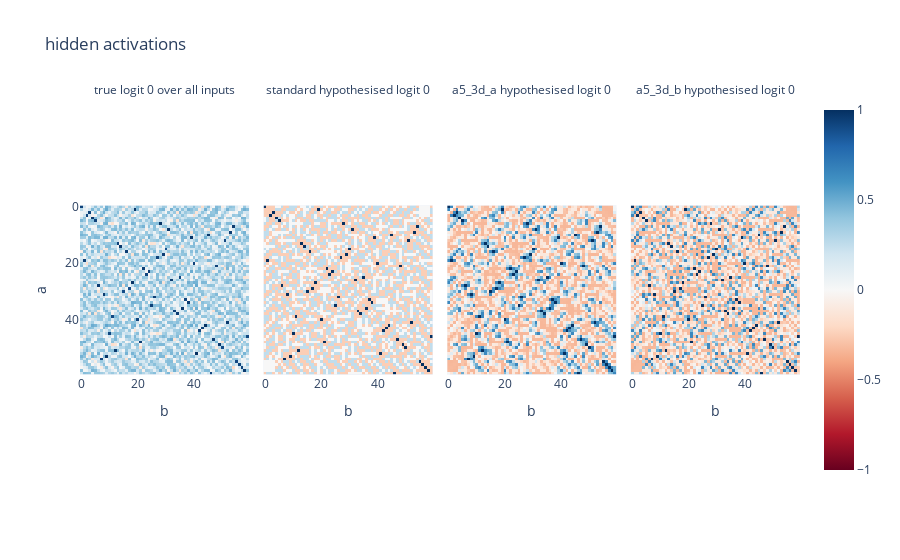

Write notebook code for a chart like this one.
### Markdown cell above
# Logit Attribution

### Code cell
# figure: a slice of true vs hypothetical logit cubes
logits = activations['logits']
logits = logits.reshape(group.order, group.order, group.order)

true_logits = logits[:, :, 0]/logits[:, :, 0].abs().max()
key_rep_logits = []
for key_rep in key_reps:
    key_rep_logits.append(group.irreps[key_rep].logit_trace_tensor_cube[:, :, 0]/group.irreps[key_rep].logit_trace_tensor_cube[:, :, 0].abs().max())
key_rep_logits = torch.stack(key_rep_logits, dim=0)

stack = torch.vstack([true_logits.unsqueeze(0), key_rep_logits])
print(stack.shape)
fig = px.imshow(to_numpy(stack), color_continuous_scale='RdBu', color_continuous_midpoint=0.0, title=f'hidden activations', facet_col=0, labels={'x':'b', 'y':'a', 'facet_col': 'label'})
fig.layout.annotations[0]['text'] = 'true logit 0 over all inputs' 
for i in range(len(key_reps)):
    fig.layout.annotations[i+1]['text'] = f"{key_reps[i]} hypothesised logit 0"
fig.show()
fig.write_image(f"{save_dir}/logit_cubes.png", width=1000)

### Figure 1 — Plotly figure (JSON) as saved in the notebook; plotly's stock layout.template omitted (floating-point values rounded to 4 significant figures; data arrays with more than 128 entries replaced by an {"elided": "..."} marker saying what was removed)
{"data": [{"coloraxis": "coloraxis", "hovertemplate": "b: %{x}<br>a: %{y}<br>color: %{z}<extra></extra>", "name": "0", "type": "heatmap", "xaxis": "x", "yaxis": "y", "z": {"elided": "60x60 float values"}}, {"coloraxis": "coloraxis", "hovertemplate": "b: %{x}<br>a: %{y}<br>color: %{z}<extra></extra>", "name": "1", "type": "heatmap", "xaxis": "x2", "yaxis": "y2", "z": {"elided": "60x60 float values"}}, {"coloraxis": "coloraxis", "hovertemplate": "b: %{x}<br>a: %{y}<br>color: %{z}<extra></extra>", "name": "2", "type": "heatmap", "xaxis": "x3", "yaxis": "y3", "z": {"elided": "60x60 float values"}}, {"coloraxis": "coloraxis", "hovertemplate": "b: %{x}<br>a: %{y}<br>color: %{z}<extra></extra>", "name": "3", "type": "heatmap", "xaxis": "x4", "yaxis": "y4", "z": {"elided": "60x60 float values"}}], "layout": {"annotations": [{"font": {}, "showarrow": false, "text": "true logit 0 over all inputs", "x": 0.1175, "xanchor": "center", "xref": "paper", "y": 1, "yanchor": "bottom", "yref": "paper"}, {"font": {}, "showarrow": false, "text": "standard hypothesised logit 0", "x": 0.3725, "xanchor": "center", "xref": "paper", "y": 1, "yanchor": "bottom", "yref": "paper"}, {"font": {}, "showarrow": false, "text": "a5_3d_a hypothesised logit 0", "x": 0.6275, "xanchor": "center", "xref": "paper", "y": 1, "yanchor": "bottom", "yref": "paper"}, {"font": {}, "showarrow": false, "text": "a5_3d_b hypothesised logit 0", "x": 0.8825, "xanchor": "center", "xref": "paper", "y": 1, "yanchor": "bottom", "yref": "paper"}], "coloraxis": {"cmid": 0, "colorscale": [[0, "rgb(103,0,31)"], [0.1, "rgb(178,24,43)"], [0.2, "rgb(214,96,77)"], [0.3, "rgb(244,165,130)"], [0.4, "rgb(253,219,199)"], [0.5, "rgb(247,247,247)"], [0.6, "rgb(209,229,240)"], [0.7, "rgb(146,197,222)"], [0.8, "rgb(67,147,195)"], [0.9, "rgb(33,102,172)"], [1, "rgb(5,48,97)"]]}, "title": {"text": "hidden activations"}, "xaxis": {"anchor": "y", "constrain": "domain", "domain": [0, 0.235], "scaleanchor": "y", "title": {"text": "b"}}, "xaxis2": {"anchor": "y2", "domain": [0.255, 0.49], "matches": "x", "title": {"text": "b"}}, "xaxis3": {"anchor": "y3", "domain": [0.51, 0.745], "matches": "x", "title": {"text": "b"}}, "xaxis4": {"anchor": "y4", "domain": [0.765, 1.0], "matches": "x", "title": {"text": "b"}}, "yaxis": {"anchor": "x", "autorange": "reversed", "constrain": "domain", "domain": [0, 1], "title": {"text": "a"}}, "yaxis2": {"anchor": "x2", "domain": [0, 1], "matches": "y", "showticklabels": false}, "yaxis3": {"anchor": "x3", "domain": [0, 1], "matches": "y", "showticklabels": false}, "yaxis4": {"anchor": "x4", "domain": [0, 1], "matches": "y", "showticklabels": false}}}
